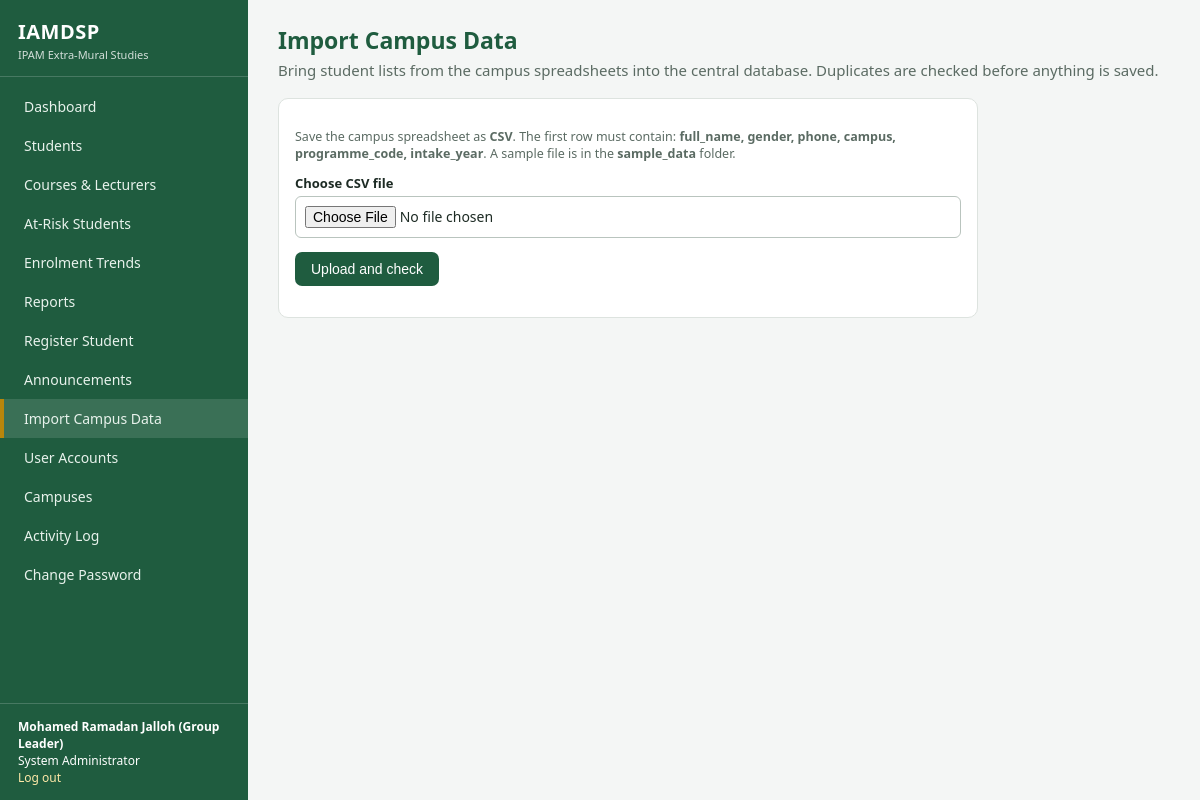
The app's page /import (signed in) with its own data.
### tables this page shows
CREATE TABLE users (
    id INTEGER PRIMARY KEY AUTOINCREMENT,
    username TEXT NOT NULL UNIQUE,
    password_hash TEXT NOT NULL,
    full_name TEXT NOT NULL,
    role TEXT NOT NULL CHECK (role IN ('sysadmin','management','coordinator','lecturer','student')),
    campus_id INTEGER REFERENCES campuses(id),
    student_id INTEGER REFERENCES students(id),
    active INTEGER NOT NULL DEFAULT 1
);

### app.py (the view, shortened to what this page needs)
@app.route("/import", methods=["GET", "POST"])
@login_required("sysadmin")
def import_students():
    report = None
    return render_template("import.html", report=report)

### app.py (called while the page is built)
def conn():
    if "db" not in g:
        g.db = db.get_db()
    return g.db

@app.before_request
def load_user():
    g.user = None
    if "uid" in session:
        g.user = conn().execute("SELECT * FROM users WHERE id=? AND active=1", (session["uid"],)).fetchone()
        if g.user is None:
            session.clear()
    if request.method == "POST":
        token = session.get("csrf")
        if not token or token != request.form.get("csrf_token"):
            abort(400, "Invalid form token. Go back, refresh the page and try again.")

@app.context_processor
def inject():
    if "csrf" not in session:
        session["csrf"] = secrets.token_hex(16)
    return {"user": g.get("user"), "role_labels": ROLE_LABELS, "csrf_token": session["csrf"],
            "current_term": config.CURRENT_TERM, "grade": analytics.grade}

def login_required(*roles):
    def deco(fn):
        @wraps(fn)
        def wrapper(*a, **kw):
            if g.user is None:
                return redirect(url_for("login", next=request.path))
            if roles and g.user["role"] not in roles:
                abort(403)
            return fn(*a, **kw)
        return wrapper
    return deco

### db.py (called while the page is built)
def get_db():
    conn = sqlite3.connect(config.DATABASE)
    conn.row_factory = sqlite3.Row
    conn.execute("PRAGMA foreign_keys = ON")
    return conn

### templates/import.html (shortened to what this page needs)
{% extends "base.html" %}{% block title %}Import Data{% endblock %}
{% block content %}<h1>Import Campus Data</h1><p class="sub">Bring student lists from the campus spreadsheets into the central database. Duplicates are checked before anything is saved.</p>
<div class="card" style="max-width:700px"><form method="post" enctype="multipart/form-data" class="stack"><input type="hidden" name="csrf_token" value="{{ csrf_token }}">
<p class="small">Save the campus spreadsheet as <b>CSV</b>. The first row must contain: <b>full_name, gender, phone, campus, programme_code, intake_year</b>. A sample file is in the <b>sample_data</b> folder.</p>
<label>Choose CSV file</label><input type="file" name="file" accept=".csv"><p style="margin-top:14px"><button class="btn">Upload and check</button></p></form></div>
{% endblock %}

### templates/base.html (shortened to what this page needs)
<!doctype html><html lang="en"><head><meta charset="utf-8">
<link rel="stylesheet" href="{{ url_for('static', filename='style.css') }}"></head><body>
{% if user %}<div class="layout">
<aside class="sidebar">
 <div class="brand"><b>IAMDSP</b><small>IPAM Extra-Mural Studies</small></div>
 <nav>
  {% set r = user['role'] %}
  {% if r != 'student' %}<a href="{{ url_for('dashboard') }}" class="{{ 'active' if request.endpoint=='dashboard' }}">Dashboard</a>{% endif %}
  {% if r in ('sysadmin','management','coordinator') %}
   <a href="{{ url_for('students') }}" class="{{ 'active' if request.endpoint in ('students','student_detail') }}">Students</a>
   <a href="{{ url_for('courses') }}" class="{{ 'active' if request.endpoint=='courses' }}">Courses &amp; Lecturers</a>
   <a href="{{ url_for('at_risk') }}" class="{{ 'active' if request.endpoint=='at_risk' }}">At-Risk Students</a>
   <a href="{{ url_for('trends') }}" class="{{ 'active' if request.endpoint=='trends' }}">Enrolment Trends</a>
   <a href="{{ url_for('reports') }}" class="{{ 'active' if request.endpoint=='reports' }}">Reports</a>{% endif %}
  {% if r in ('sysadmin','coordinator') %}<a href="{{ url_for('student_new') }}" class="{{ 'active' if request.endpoint=='student_new' }}">Register Student</a>{% endif %}
  <a href="{{ url_for('announcements') }}" class="{{ 'active' if request.endpoint=='announcements' }}">Announcements</a>
  {% if r == 'sysadmin' %}
   <a href="{{ url_for('import_students') }}" class="{{ 'active' if request.endpoint=='import_students' }}">Import Campus Data</a>
   <a href="{{ url_for('admin_users') }}" class="{{ 'active' if request.endpoint=='admin_users' }}">User Accounts</a>
   <a href="{{ url_for('admin_campuses') }}" class="{{ 'active' if request.endpoint=='admin_campuses' }}">Campuses</a>
   <a href="{{ url_for('admin_audit') }}" class="{{ 'active' if request.endpoint=='admin_audit' }}">Activity Log</a>{% endif %}
  <a href="{{ url_for('account') }}">Change Password</a>
 </nav>
 <div class="who"><b>{{ user['full_name'] }}</b><br>{{ role_labels[user['role']] }}<br><a href="{{ url_for('logout') }}">Log out</a></div>
</aside><main class="main">
{% else %}<div>{% endif %}
{% block content %}{% endblock %}
{% if user %}</main></div>{% else %}</div>{% endif %}
</body></html>

### static/style.css (style rules this page uses)
:root { --green:#1f5c3f;--green2:#2d7a55;--gold:#b8860b;--bg:#f4f6f5;--ink:#1d2b24;--line:#dde3df;--red:#b5413a;--amber:#c27a00 }
* { box-sizing:border-box }
body { margin:0;font-family:"Segoe UI",Arial,sans-serif;background:var(--bg);color:var(--ink);font-size:15px }
a { color:var(--green2);text-decoration:none }
.layout { display:flex;min-height:100vh }
.sidebar { width:248px;background:var(--green);color:#fff;padding:0;flex-shrink:0;display:flex;flex-direction:column }
.brand { padding:18px 18px 14px;border-bottom:1px solid rgba(255,255,255,.18) }
.brand b { font-size:20px;letter-spacing:.5px }
.brand small { display:block;opacity:.8;font-size:11px;margin-top:2px }
.sidebar nav { padding:10px 0;flex:1 }
.sidebar nav a { display:block;color:#e8f2ec;padding:10px 20px;font-size:14px;border-left:4px solid transparent }
.sidebar nav a:hover,.sidebar nav a.active { background:rgba(255,255,255,.12);border-left-color:var(--gold);text-decoration:none }
.sidebar .who { padding:14px 18px;border-top:1px solid rgba(255,255,255,.18);font-size:12px }
.sidebar .who a { color:#ffe9a8 }
.main { flex:1;padding:24px 30px;min-width:0 }
h1 { font-size:23px;margin:0 0 4px;color:var(--green) }
.sub { color:#5b6b63;margin:0 0 18px }
.card { background:#fff;border:1px solid var(--line);border-radius:10px;padding:16px }
.btn { display:inline-block;background:var(--green);color:#fff;border:0;padding:9px 16px;border-radius:7px;font-size:14px;cursor:pointer }
form.stack label { display:block;font-weight:600;margin:12px 0 4px;font-size:13px }
input[type=text],input[type=password],input[type=number],input[type=file],select,textarea { width:100%;padding:9px;border:1px solid #b9c4be;border-radius:6px;font-size:14px;font-family:inherit }
.small { font-size:12.5px;color:#5b6b63 }

### records on screen
users: full_name "Mohamed Ramadan Jalloh (Group Leader)", role "System Administrator"
